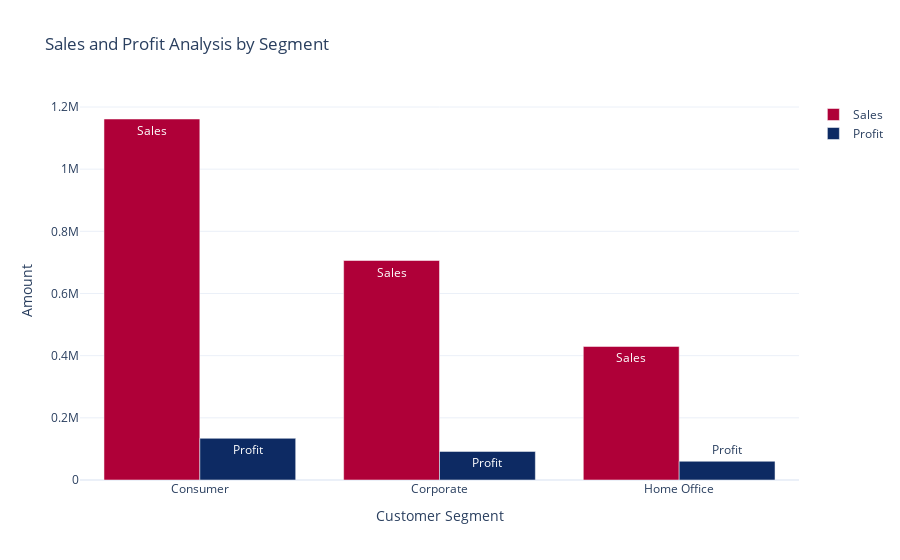

The notebook cell saved with this chart:
### Code cell
sales_profit_by_segment = data.groupby('Segment').agg({'Sales': 'sum', 'Profit': 'sum'}).reset_index()
color_palette = colors.qualitative.Dark24_r

fig = go.Figure()
fig.add_trace(go.Bar(x=sales_profit_by_segment['Segment'],
                     y=sales_profit_by_segment['Sales'],
                     name='Sales',
                     text = 'Sales',
                     #text=sales_profit_by_segment['Sales'],
                     marker_color = color_palette[0]))
fig.add_trace(go.Bar(x=sales_profit_by_segment['Segment'],
                     y=sales_profit_by_segment['Profit'],
                     name='Profit',
                     text='Profit',
                     marker_color=color_palette[1]))
fig.update_layout(title='Sales and Profit Analysis by Segment',
                  xaxis_title = 'Customer Segment',
                  yaxis_title='Amount')
fig.show()

### Figure 1 — Plotly figure (JSON) as saved in the notebook; plotly's stock layout.template omitted (floating-point values rounded to 4 significant figures)
{"data": [{"marker": {"color": "#AF0038"}, "name": "Sales", "text": "Sales", "type": "bar", "x": ["Consumer", "Corporate", "Home Office"], "y": [1161000.0, 706100.0, 429700.0]}, {"marker": {"color": "#0D2A63"}, "name": "Profit", "text": "Profit", "type": "bar", "x": ["Consumer", "Corporate", "Home Office"], "y": [134100.0, 91980.0, 60300.0]}], "layout": {"title": {"text": "Sales and Profit Analysis by Segment"}, "xaxis": {"title": {"text": "Customer Segment"}}, "yaxis": {"title": {"text": "Amount"}}}}
